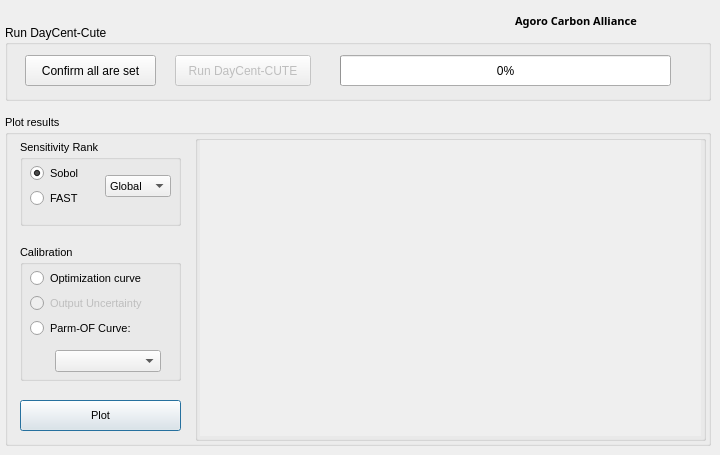
    <widget class="QWidget" name="run">
     <attribute name="title">
      <string>Run</string>
     </attribute>
     <widget class="QGroupBox" name="groupBox_8">
      <property name="geometry">
       <rect>
        <x>5</x>
        <y>25</y>
        <width>706</width>
        <height>76</height>
       </rect>
      </property>
      <property name="title">
       <string>Run DayCent-Cute</string>
      </property>
      <widget class="QPushButton" name="btn_run">
       <property name="enabled">
        <bool>false</bool>
       </property>
       <property name="geometry">
        <rect>
         <x>170</x>
         <y>30</y>
         <width>136</width>
         <height>31</height>
        </rect>
       </property>
       <property name="text">
        <string>Run DayCent-CUTE</string>
       </property>
      </widget>
      <widget class="QPushButton" name="btn_save">
       <property name="geometry">
        <rect>
         <x>20</x>
         <y>30</y>
         <width>131</width>
         <height>31</height>
        </rect>
       </property>
       <property name="text">
        <string>Confirm all are set</string>
       </property>
      </widget>
      <widget class="QProgressBar" name="progressBar_1">
       <property name="geometry">
        <rect>
         <x>335</x>
         <y>30</y>
         <width>331</width>
         <height>31</height>
        </rect>
       </property>
       <property name="value">
        <number>0</number>
       </property>
      </widget>
     </widget>
     <widget class="QPushButton" name="btn_plot">
      <property name="geometry">
       <rect>
        <x>20</x>
        <y>400</y>
        <width>161</width>
        <height>31</height>
       </rect>
      </property>
      <property name="font">
       <font>
        <family>MS Shell Dlg 2</family>
        <pointsize>8</pointsize>
        <weight>50</weight>
        <bold>false</bold>
       </font>
      </property>
      <property name="text">
       <string>Plot</string>
      </property>
      <property name="autoDefault">
       <bool>false</bool>
      </property>
      <property name="default">
       <bool>true</bool>
      </property>
     </widget>
     <widget class="QLabel" name="label_53">
      <property name="geometry">
       <rect>
        <x>515</x>
        <y>5</y>
        <width>181</width>
        <height>31</height>
       </rect>
      </property>
      <property name="font">
       <font>
        <family>Arial Black</family>
        <pointsize>8</pointsize>
        <weight>75</weight>
        <italic>false</italic>
        <bold>true</bold>
       </font>
      </property>
      <property name="text">
       <string>Agoro Carbon Alliance</string>
      </property>
      <property name="openExternalLinks">
       <bool>false</bool>
      </property>
     </widget>
     <widget class="QGroupBox" name="groupBox_15">
      <property name="geometry">
       <rect>
        <x>5</x>
        <y>115</y>
        <width>706</width>
        <height>331</height>
       </rect>
      </property>
      <property name="font">
       <font>
        <pointsize>8</pointsize>
       </font>
      </property>
      <property name="title">
       <string>Plot results</string>
      </property>
      <widget class="QGroupBox" name="groupBox_13">
       <property name="geometry">
        <rect>
         <x>15</x>
         <y>25</y>
         <width>161</width>
         <height>86</height>
        </rect>
       </property>
       <property name="title">
        <string>Sensitivity Rank</string>
       </property>
       <widget class="QRadioButton" name="rb_sobol_si">
        <property name="geometry">
         <rect>
          <x>10</x>
          <y>25</y>
          <width>56</width>
          <height>17</height>
         </rect>
        </property>
        <property name="text">
         <string>Sobol</string>
        </property>
        <property name="checked">
         <bool>true</bool>
        </property>
        <attribute name="buttonGroup">
         <string notr="true">buttonGroup</string>
        </attribute>
       </widget>
       <widget class="QRadioButton" name="rb_fast_si">
        <property name="geometry">
         <rect>
          <x>10</x>
          <y>50</y>
          <width>56</width>
          <height>17</height>
         </rect>
        </property>
        <property name="text">
         <string>FAST</string>
        </property>
        <attribute name="buttonGroup">
         <string notr="true">buttonGroup</string>
        </attribute>
       </widget>
       <widget class="QComboBox" name="cb_sensitivity_rank">
        <property name="geometry">
         <rect>
          <x>85</x>
          <y>35</y>
          <width>66</width>
          <height>22</height>
         </rect>
        </property>
        <item>
         <property name="text">
          <string>Global</string>
         </property>
        </item>
        <item>
         <property name="text">
          <string>Local</string>
         </property>
        </item>
       </widget>
      </widget>
      <widget class="QGroupBox" name="groupBox_14">
       <property name="geometry">
        <rect>
         <x>15</x>
         <y>130</y>
         <width>161</width>
         <height>136</height>
        </rect>
       </property>
       <property name="title">
        <string>Calibration</string>
       </property>
       <widget class="QRadioButton" name="rb_uncertainty">
        <property name="enabled">
         <bool>false</bool>
        </property>
        <property name="geometry">
         <rect>
          <x>10</x>
          <y>50</y>
          <width>126</width>
          <height>17</height>
         </rect>
        </property>
        <property name="text">
         <string>Output Uncertainty</string>
        </property>
        <attribute name="buttonGroup">
         <string notr="true">buttonGroup</string>
        </attribute>
       </widget>
       <widget class="QComboBox" name="combo_parm">
        <property name="geometry">
         <rect>
          <x>35</x>
          <y>105</y>
          <width>106</width>
          <height>22</height>
         </rect>
        </property>
       </widget>
       <widget class="QRadioButton" name="rb_parm_sensitivity">
        <property name="geometry">
         <rect>
          <x>10</x>
          <y>75</y>
          <width>151</width>
          <height>17</height>
         </rect>
        </property>
        <property name="text">
         <string>Parm-OF Curve:</string>
        </property>
        <attribute name="buttonGroup">
         <string notr="true">buttonGroup</string>
        </attribute>
       </widget>
       <widget class="QRadioButton" name="rb_of">
        <property name="geometry">
         <rect>
          <x>10</x>
          <y>25</y>
          <width>136</width>
          <height>17</height>
         </rect>
        </property>
        <property name="text">
         <string>Optimization curve</string>
        </property>
        <attribute name="buttonGroup">
         <string notr="true">buttonGroup</string>
        </attribute>
       </widget>
      </widget>
      <widget class="QGroupBox" name="groupBox_3">
       <property name="geometry">
        <rect>
         <x>190</x>
         <y>20</y>
         <width>511</width>
         <height>306</height>
        </rect>
       </property>
       <property name="title">
        <string/>
       </property>
       <widget class="QWidget" name="MplWidget" native="true">
        <property name="enabled">
         <bool>true</bool>
        </property>
        <property name="geometry">
         <rect>
          <x>5</x>
          <y>5</y>
          <width>501</width>
          <height>296</height>
         </rect>
        </property>
        <property name="autoFillBackground">
         <bool>true</bool>
        </property>
       </widget>
      </widget>
     </widget>
     <zorder>groupBox_15</zorder>
     <zorder>groupBox_8</zorder>
     <zorder>btn_plot</zorder>
     <zorder>label_53</zorder>
    </widget>
